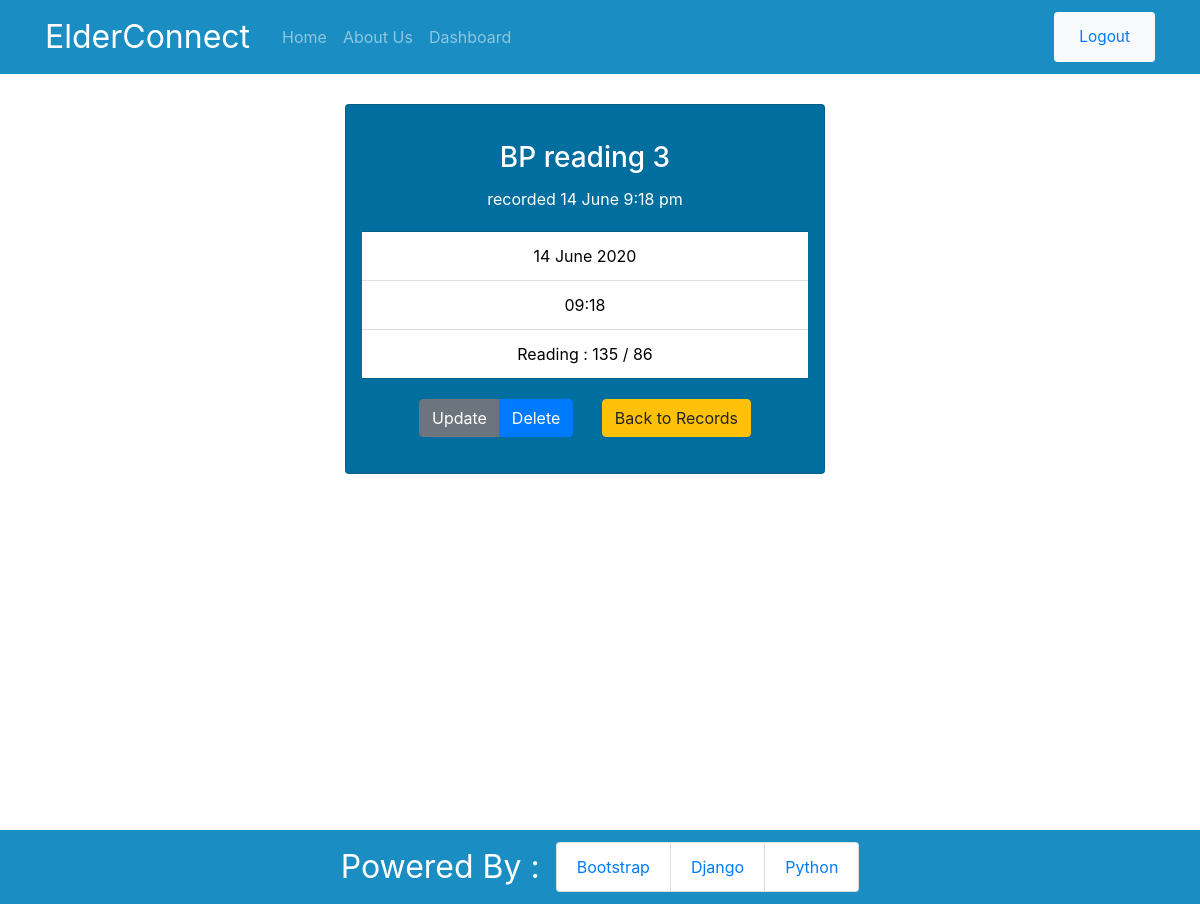
The app's page /blood-pressure/7/ (signed in), older data.
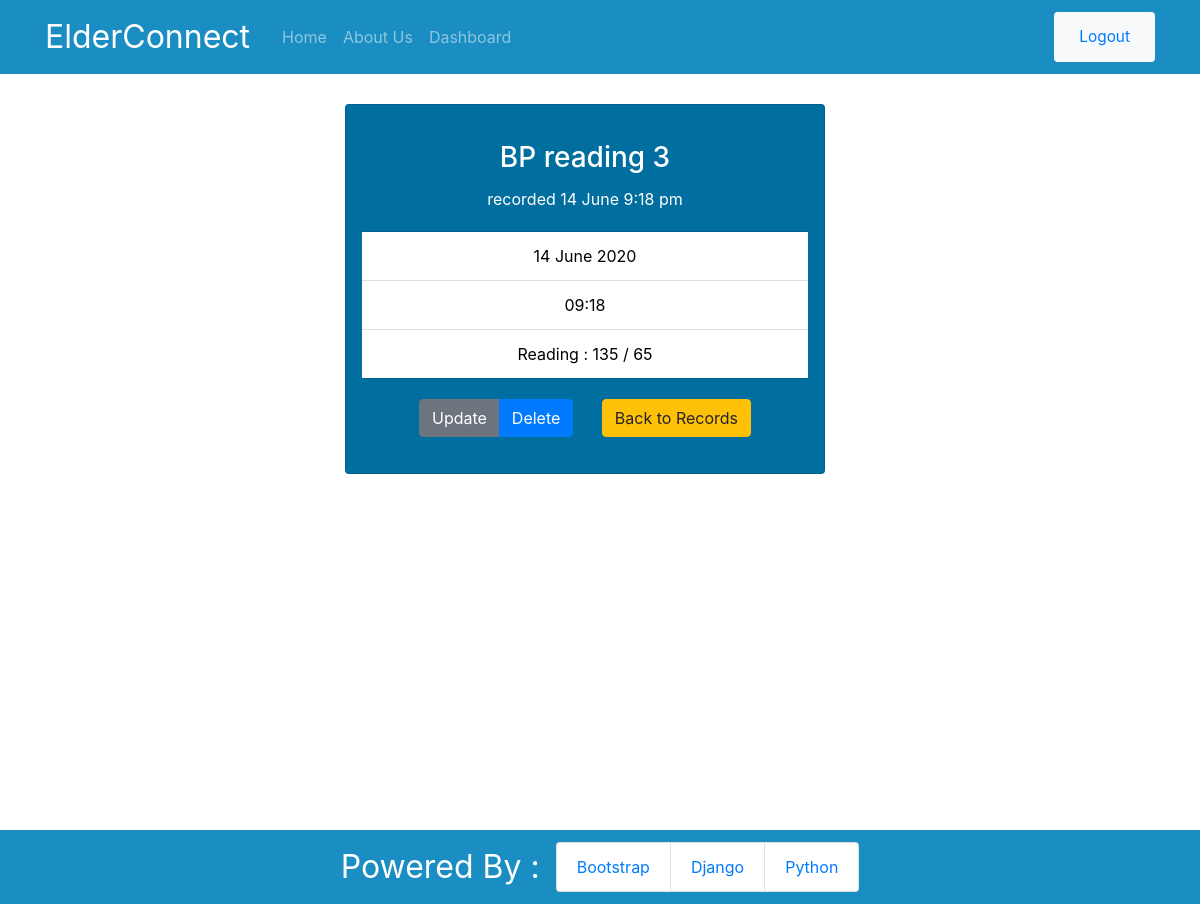
The same page, newer data.
### app/models.py (models this page shows, shortened)
class BloodPressure(models.Model):
    title = models.CharField(max_length=100)
    comments = models.CharField(max_length=300)
    date = models.DateField(default=date.today)
    time = models.TimeField()
    systolic = models.PositiveIntegerField(validators=[MaxValueValidator(200)])
    diastolic = models.PositiveIntegerField(validators=[MaxValueValidator(150)])
    user = models.ForeignKey(User, on_delete=models.CASCADE)

### app/views.py (the view, shortened to what this page needs)
# urls.py: path('blood-pressure/<int:pk>/', views.BPDetailView.as_view(), name='web-bp-detail'),
class BPDetailView(LoginRequiredMixin, DetailView):
    model = BloodPressure

### app/templates/app/bloodpressure_detail.html
{% extends 'app/base.html' %}
{% block content %}
<div class="text-center">
    <div class="row container-fluid justify-content-center">
        <div class="card reminder-detail">
            <div class="card-body">
                <h3 class="card-title">{{ object.title}}</h3>
                <p class="card-text">{{ object.comments }}</p>
            </div>
            <ul class="list-group list-group-flush reminder-detail-timings">
                <li class="list-group-item">{{ object.date|date:"d F Y" }}</li>
                <li class="list-group-item">{{ object.time|time:'H:i' }}</li>
                <li class="list-group-item">Reading : {{ object.systolic}} / {{ object.diastolic }}
            </ul>
            <div class="card-body">
                <div class="btn-group mr-4">
                    <a class="btn btn-secondary" href="{% url 'web-bp-update' object.id %}" >Update</a>
                    <a class="btn btn-primary" href="{% url 'web-bp-delete' object.id %}" >Delete</a>
                </div>
                <div class="btn-group">
                    <a class="btn btn-warning" href="{% url 'web-bp' %}" class=>Back to Records</a>
                </div>
            </div>
        </div>
    </div>
</div>
{% endblock content %}

Row changes from the older to the newer data that the page shows:
changed BloodPressure "BP reading 3": diastolic "86" → "65"
